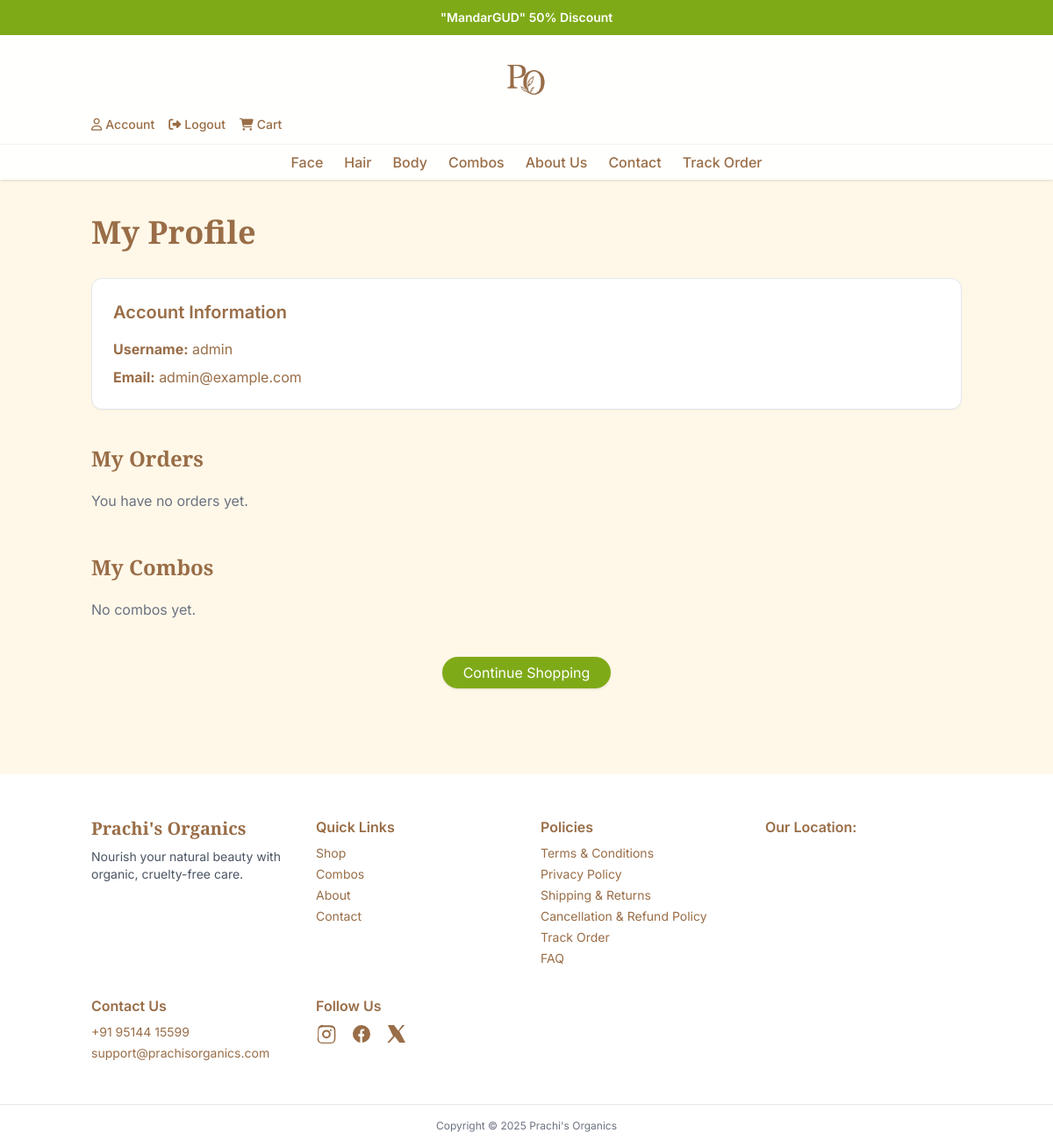
The page /profile/ (signed in) on the database its author committed.
### store/models.py (models this page shows, shortened)
class Offer(models.Model):
    title = models.CharField(max_length=120)
    subtitle = models.CharField(max_length=200, blank=True)
    cta_text = models.CharField(max_length=40, blank=True)
    cta_url = models.CharField(max_length=200, blank=True)
    is_active = models.BooleanField(default=True)
    sort_order = models.PositiveIntegerField(default=0)
    class Meta:
        ordering = ['sort_order', 'id']

class CustomUser(AbstractUser):
    profile_picture = models.ImageField(upload_to='profiles/', blank=True, null=True)
    shipping_address = models.TextField(blank=True)

class SiteSettings(models.Model):
    brand_tagline = models.CharField(max_length=255, blank=True, default='Nourish your natural beauty with organic, cruelty-free care.')
    support_email = models.EmailField(blank=True, null=True)
    support_phone = models.CharField(max_length=50, blank=True, default='')
    instagram_url = models.URLField(blank=True, default='')
    facebook_url = models.URLField(blank=True, default='')
    twitter_url = models.URLField(blank=True, default='')
    youtube_url = models.URLField(blank=True, default='')
    pinterest_url = models.URLField(blank=True, default='')
    require_review_moderation = models.BooleanField(default=False)
    class Meta:
        verbose_name = 'Site Settings'
        verbose_name_plural = 'Site Settings'

### store/views.py (the view)
# urls.py: path('profile/', views.profile, name='profile'),
@login_required
def profile(request):
    user = request.user
    orders = Order.objects.filter(user=user).order_by('-created_at')  # latest first
    combos = ComboDeal.objects.filter(user=user) if hasattr(ComboDeal, 'user') else None
    context = {
        "user": user,
        "orders": orders,
        "combos": combos,
    }
    return render(request, "store/profile.html", context)

### store/templates/store/profile.html
{% extends "store/base.html" %}
{% block content %}
<div class="container mx-auto px-4 py-10">
  <h1 class="text-3xl md:text-4xl font-serif font-bold text-brandBrown mb-8">
    My Profile
  </h1>
  <div class="bg-white p-6 rounded-xl shadow-sm border mb-10">
    <h2 class="text-xl font-semibold mb-4 text-brandBrown">Account Information</h2>
    <div class="space-y-2 text-brandBrown">
      <p><strong>Username:</strong> {{ user.username }}</p>
      <p><strong>Email:</strong> {{ user.email }}</p>
    </div>
  </div>
<div class="mb-12">
  <h2 class="text-2xl font-serif font-semibold mb-5 text-brandBrown">My Orders</h2>
  {% if orders %}
    <div class="grid grid-cols-1 md:grid-cols-2 lg:grid-cols-3 gap-5">
      {% for order in orders %}
        <div class="bg-white rounded-xl border shadow-sm p-5 hover:shadow-md transition">
          <div class="flex justify-between items-center mb-3">
            <p class="font-semibold text-brandBrown">
              Order #{{ order.id }}
            </p>
            <span class="text-sm text-gray-500">
              {{ order.created_at|date:"M d, Y" }}
            </span>
          </div>
          <span class="text-xs px-3 py-1 rounded-full
            {% if order.status == 'delivered' %}
              bg-green-100 text-green-700
            {% elif order.status == 'shipped' %}
              bg-blue-100 text-blue-700
            {% elif order.status == 'processing' %}
              bg-yellow-100 text-yellow-700
            {% else %}
              bg-gray-200 text-gray-600
            {% endif %}">
            {{ order.status|title }}
          </span>
          <div class="mt-4 flex -space-x-3">
            {% for item in order.items.all %}
              {% if item.product.image %}
                <img src="{{ item.product.image.url }}"
                     class="w-12 h-12 rounded-md border object-cover"
                     title="{{ item.product.name }}">
              {% endif %}
            {% endfor %}
          </div>
          <div class="mt-5 flex flex-col gap-3">
            <form method="POST" action="/reorder/{{ order.id }}/">
              {% csrf_token %}
              <button type="submit"
                class="w-full text-sm px-4 py-2 rounded-full bg-brandGreen text-white hover:bg-green-700 transition">
                Reorder Items
              </button>
            </form>
            {% if order.status in "pending processing" %}
              <form method="POST" action="/cancel-order/{{ order.id }}/">
                {% csrf_token %}
                <button type="submit"
                  class="w-full text-sm px-4 py-2 rounded-full border border-red-500 text-red-600 hover:bg-red-50 transition">
                  Cancel Order
                </button>
              </form>
            {% endif %}
            <a href="/orders/{{ order.id }}/"
               class="text-brandBrown text-sm font-medium hover:text-brandGreen transition text-center">
              View Order Details →
            </a>
          </div>
        </div>
      {% endfor %}
    </div>
  {% else %}
    <p class="text-gray-500">You have no orders yet.</p>
  {% endif %}
</div>
  <div class="mb-12">
    <h2 class="text-2xl font-serif font-semibold mb-5 text-brandBrown">My Combos</h2>
    {% if combos %}
      <div class="grid grid-cols-1 md:grid-cols-2 lg:grid-cols-3 gap-5">
        {% for combo in combos %}
          <div class="bg-white rounded-xl border shadow-sm p-5 hover:shadow-md transition">
            <p class="text-lg font-semibold text-brandBrown mb-1">{{ combo.name }}</p>
            <p class="text-brandGreen font-medium text-sm">
              {{ combo.discounted_price }}
            </p>
          </div>
        {% endfor %}
      </div>
    {% else %}
      <p class="text-gray-500">No combos yet.</p>
    {% endif %}
  </div>
  <div class="text-center">
    <a href="/products/"
       class="px-6 py-2 bg-brandGreen text-white rounded-full shadow hover:bg-green-700 transition">
       Continue Shopping
    </a>
  </div>
</div>
{% endblock %}

### store/templates/store/base.html (shortened to what this page needs)
<!DOCTYPE html>
<html lang="en">
<head>
    <link rel="stylesheet" href="https://cdnjs.cloudflare.com/ajax/libs/font-awesome/6.5.0/css/all.min.css" />
  <link
rel="stylesheet"
href="https://cdnjs.cloudflare.com/ajax/libs/font-awesome/6.5.0/css/all.min.css"
integrity="sha512-rXnZyQwGQ3p8m2CWhdDL9nUgU3H6yXc3y3Rzv8z5hJHtK5gYz8nRrWrY+LW0V8P5pJoN5nBxDo4QmGkx5oTn3A=="
crossorigin="anonymous"
referrerpolicy="no-referrer" />
    <script src="https://cdn.tailwindcss.com"></script>
    <link rel="stylesheet" href="https://cdnjs.cloudflare.com/ajax/libs/font-awesome/6.6.0/css/all.min.css" />
{% load currency %}
</head>
<body class="bg-brandBeige text-brandBrown font-sans">
    <div class="w-full bg-brandGreen text-white text-sm">
        <div class="container mx-auto px-4 relative overflow-hidden">
            <div class="flex w-full">
                <div class="relative w-full h-10">
                  <div class="absolute inset-0 flex items-center justify-center transition-opacity duration-500" style="opacity:1" id="offer-slide-0">
                    {% if header_offers|length > 0 %}
                      <div class="text-center">
                        <span class="font-semibold">{{ header_offers.0.title }}</span>
                      </div>
                    {% else %}
                      <div>Free shipping on orders over $50! | 100% Organic • Cruelty-Free • Handmade</div>
                    {% endif %}
                  </div>
                </div>
              </div>
        </div>
    </div>
<header class="bg-white/90 backdrop-blur sticky top-0 z-30 shadow">
  <div class="container mx-auto px-4 py-3 grid  items-center">
    <a href="/" class="text-xl md:text-2xl font-serif font-semibold text-brandBrown flex justify-center">
      <img src="/media/icons/logo_po.png" alt="Prachi's Organics Logo" class="h-20 w-auto" />
    </a>
<div class="flex items-center gap-4 text-brandBrown text-sm font-medium">
  {% if request.user.is_authenticated %}
    <a href="/profile/" class="hover:text-brandGreen flex items-center gap-1"><i class="fa-regular fa-user"></i> Account</a>
    <a href="/logout/" class="hover:text-brandGreen flex items-center gap-1"><i class="fa-solid fa-right-from-bracket"></i> Logout</a>
  {% else %}
    <a href="/login/" class="hover:text-brandGreen flex items-center gap-1"><i class="fa-regular fa-user"></i> Login</a>
    <a href="/signup/" class="hover:text-brandGreen flex items-center gap-1"><i class="fa-solid fa-user-plus"></i> Sign Up</a>
  {% endif %}
  <a href="/cart/" class="hover:text-brandGreen flex items-center gap-1"><i class="fa-solid fa-cart-shopping"></i> Cart</a>
</div>
  </div>
  <nav class="hidden md:flex justify-center gap-6 py-2 text-brandBrown font-medium border-t border-gray-100">
    <div class="group relative">
      <a class="hover:text-brandGreen" href="/products/?category=skin-care">Face</a>
    </div>
    <div class="group relative">
      <a class="hover:text-brandGreen" href="/products/?category=hair-care">Hair</a>
    </div>
    <div class="group relative">
      <a class="hover:text-brandGreen" href="/products/?category=body-care">Body</a>
    </div>
    <a class="hover:text-brandGreen" href="/combos/">Combos</a>
    <a class="hover:text-brandGreen" href="/about/">About Us</a>
    <a class="hover:text-brandGreen" href="/contact/">Contact</a>
    <a class="hover:text-brandGreen" href="/track_order/">Track Order</a>
  </nav>
</header>
    <main>
        {% block content %}{% endblock %}
    </main>
    <footer class="mt-16 bg-white">
      <div class="container mx-auto px-4 py-12 grid md:grid-cols-4 gap-8 animate-fade-up">
        <div>
          <div class="text-xl font-serif font-semibold mb-2">Prachi's Organics</div>
          <p class="text-sm text-gray-600">
            {{ site_settings.brand_tagline|default:"Nourish your natural beauty with organic, cruelty-free care." }}
          </p>
        </div>
        <div>
          <div class="font-semibold mb-2">Quick Links</div>
          <ul class="space-y-1 text-sm">
            <li><a class="hover:text-brandGreen" href="/products/">Shop</a></li>
            <li><a class="hover:text-brandGreen" href="/combos/">Combos</a></li>
            <li><a class="hover:text-brandGreen" href="/about/">About</a></li>
            <li><a class="hover:text-brandGreen" href="/contact/">Contact</a></li>
          </ul>
        </div>
        <div>
          <div class="font-semibold mb-2">Policies</div>
          <ul class="space-y-1 text-sm">
            <li><a class="hover:text-brandGreen" href="/terms/">Terms & Conditions</a></li>
            <li><a class="hover:text-brandGreen" href="/privacy/">Privacy Policy</a></li>
            <li><a class="hover:text-brandGreen" href="/returns/">Shipping & Returns</a></li>
            <li><a class="hover:text-brandGreen" href="/refund/">Cancellation & Refund Policy</a></li>
            <li><a class="hover:text-brandGreen" href="/track_order/">Track Order</a></li>
            <li><a class="hover:text-brandGreen" href="/faq/">FAQ</a></li>
          </ul>
        </div>
        <div id="wrapper-9cd199b9cc5410cd3b1ad21cab2e54d3">
          <div class="font-semibold mb-2">Our Location: </div>
            </div>
        <div>
          <div class="font-semibold mb-2">Contact Us</div>
          <ul class="space-y-1 text-sm">
            <li>{{ site_settings.support_phone|default:'+91 95144 15599' }}</li>
            <li>{{ site_settings.support_email|default:'support@prachisorganics.com' }}</li>
          </ul>
        </div>
        <div>
          <div class="font-semibold mb-2">Follow Us</div>
          <div class="flex gap-4 text-brandBrown">
            <a href="{{ site_settings.instagram_url|default:'#' }}" target="_blank" rel="noopener"
              class="transition-transform hover:-translate-y-0.5 hover:text-brandGreen">
            </a>
            <a href="{{ site_settings.facebook_url|default:'#' }}" target="_blank" rel="noopener"
              class="transition-transform hover:-translate-y-0.5 hover:text-brandGreen">
              <svg xmlns="http://www.w3.org/2000/svg" fill="currentColor" viewBox="0 0 24 24" class="w-6 h-6">
                <path d="M22 12a10 10 0 1 0-11.6 9.9v-7h-2v-3h2v-2.3c0-2 1.2-3.1 3-3.1.9 0 1.8.1 1.8.1v2h-1c-1 0-1.3.6-1.3 1.2V12h2.2l-.4 3h-1.8v7A10 10 0 0 0 22 12"/>
              </svg>
            </a>
            <a href="{{ site_settings.twitter_url|default:'#' }}" target="_blank" rel="noopener"
              class="transition-transform hover:-translate-y-0.5 hover:text-brandGreen">
              <svg xmlns="http://www.w3.org/2000/svg" fill="currentColor" viewBox="0 0 24 24" class="w-6 h-6">
                <path d="M18.36 2H21.2l-6.2 7.1L22 22h-6.8l-5.3-7-6 7H1.3l6.6-7.6L2 2h7l4.8 6.5L18.4 2h-.04Z"/>
              </svg>
            </a>
          </div>
        </div>
      </div>
      <div class="border-t py-4 text-xs text-gray-500">
        <div class="container mx-auto px-4 text-center">
          <div>Copyright © {{ now|default:2025 }} Prachi's Organics</div>
        </div>
      </div>
    </footer>
</body>
</html>

### store/templates/store/base.html (style rules this page uses)
html, body { overflow-x: hidden !important; }
.animate-fade-up { animation: fadeUp .7s ease-out both; }

### rows shown on the page
Offer: title "\"MandarGUD\" 50% Discount"
CustomUser: username "admin", email "admin@example.com"
SiteSettings: brand_tagline "Nourish your natural beauty with organic, cruelty-free care.", support_phone "+91 95144 15599", support_email "support@prachisorganics.com"

### other values the page prints
{{ now|default:2025 }} "2025"
